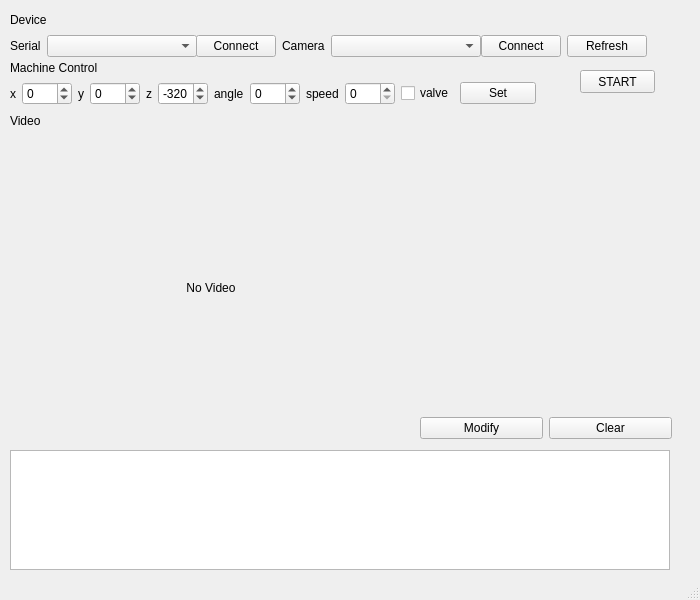
<?xml version="1.0" encoding="UTF-8"?>
<ui version="4.0">
 <class>MainWindow</class>
 <widget class="QMainWindow" name="MainWindow">
  <property name="geometry">
   <rect>
    <x>0</x>
    <y>0</y>
    <width>700</width>
    <height>600</height>
   </rect>
  </property>
  <property name="windowTitle">
   <string>Tetris 2020</string>
  </property>
  <widget class="QWidget" name="centralwidget">
   <widget class="QWidget" name="layoutWidget">
    <property name="geometry">
     <rect>
      <x>10</x>
      <y>10</y>
      <width>637</width>
      <height>47</height>
     </rect>
    </property>
    <layout class="QVBoxLayout" name="verticalLayout">
     <item>
      <widget class="QLabel" name="label">
       <property name="text">
        <string>Device</string>
       </property>
      </widget>
     </item>
     <item>
      <layout class="QHBoxLayout" name="horizontalLayout">
       <item>
        <widget class="QLabel" name="label_2">
         <property name="text">
          <string>Serial</string>
         </property>
        </widget>
       </item>
       <item>
        <widget class="QComboBox" name="CBSerial">
         <property name="enabled">
          <bool>true</bool>
         </property>
         <property name="minimumSize">
          <size>
           <width>150</width>
           <height>0</height>
          </size>
         </property>
        </widget>
       </item>
       <item>
        <widget class="QPushButton" name="PBSerial">
         <property name="text">
          <string>Connect</string>
         </property>
        </widget>
       </item>
       <item>
        <widget class="QLabel" name="label_3">
         <property name="text">
          <string>Camera</string>
         </property>
        </widget>
       </item>
       <item>
        <widget class="QComboBox" name="CBCamera">
         <property name="minimumSize">
          <size>
           <width>150</width>
           <height>0</height>
          </size>
         </property>
        </widget>
       </item>
       <item>
        <widget class="QPushButton" name="PBCamera">
         <property name="text">
          <string>Connect</string>
         </property>
        </widget>
       </item>
       <item>
        <widget class="QPushButton" name="PBRefresh">
         <property name="text">
          <string>Refresh</string>
         </property>
        </widget>
       </item>
      </layout>
     </item>
    </layout>
   </widget>
   <widget class="QWidget" name="layoutWidget">
    <property name="geometry">
     <rect>
      <x>10</x>
      <y>60</y>
      <width>526</width>
      <height>45</height>
     </rect>
    </property>
    <layout class="QVBoxLayout" name="verticalLayout_2">
     <item>
      <widget class="QLabel" name="label_4">
       <property name="text">
        <string>Machine Control</string>
       </property>
      </widget>
     </item>
     <item>
      <layout class="QHBoxLayout" name="horizontalLayout_2">
       <item>
        <widget class="QLabel" name="label_5">
         <property name="text">
          <string>x</string>
         </property>
        </widget>
       </item>
       <item>
        <widget class="QSpinBox" name="SBX">
         <property name="minimumSize">
          <size>
           <width>50</width>
           <height>0</height>
          </size>
         </property>
         <property name="minimum">
          <number>-200</number>
         </property>
         <property name="maximum">
          <number>200</number>
         </property>
        </widget>
       </item>
       <item>
        <widget class="QLabel" name="label_6">
         <property name="text">
          <string>y</string>
         </property>
        </widget>
       </item>
       <item>
        <widget class="QSpinBox" name="SBY">
         <property name="minimumSize">
          <size>
           <width>50</width>
           <height>0</height>
          </size>
         </property>
         <property name="minimum">
          <number>-200</number>
         </property>
         <property name="maximum">
          <number>200</number>
         </property>
        </widget>
       </item>
       <item>
        <widget class="QLabel" name="label_7">
         <property name="text">
          <string>z</string>
         </property>
        </widget>
       </item>
       <item>
        <widget class="QSpinBox" name="SBZ">
         <property name="minimumSize">
          <size>
           <width>50</width>
           <height>0</height>
          </size>
         </property>
         <property name="minimum">
          <number>-460</number>
         </property>
         <property name="maximum">
          <number>-290</number>
         </property>
         <property name="value">
          <number>-320</number>
         </property>
        </widget>
       </item>
       <item>
        <widget class="QLabel" name="label_8">
         <property name="text">
          <string>angle</string>
         </property>
        </widget>
       </item>
       <item>
        <widget class="QSpinBox" name="SBAngle">
         <property name="minimumSize">
          <size>
           <width>50</width>
           <height>0</height>
          </size>
         </property>
         <property name="minimum">
          <number>-200</number>
         </property>
         <property name="maximum">
          <number>200</number>
         </property>
        </widget>
       </item>
       <item>
        <widget class="QLabel" name="label_9">
         <property name="text">
          <string>speed</string>
         </property>
        </widget>
       </item>
       <item>
        <widget class="QSpinBox" name="SBSpeed">
         <property name="minimumSize">
          <size>
           <width>50</width>
           <height>0</height>
          </size>
         </property>
         <property name="maximum">
          <number>9</number>
         </property>
        </widget>
       </item>
       <item>
        <widget class="QCheckBox" name="CBValve">
         <property name="minimumSize">
          <size>
           <width>0</width>
           <height>0</height>
          </size>
         </property>
         <property name="text">
          <string>valve</string>
         </property>
        </widget>
       </item>
       <item>
        <widget class="QPushButton" name="PBSet">
         <property name="text">
          <string>Set</string>
         </property>
        </widget>
       </item>
      </layout>
     </item>
    </layout>
   </widget>
   <widget class="QPushButton" name="PBStart">
    <property name="geometry">
     <rect>
      <x>580</x>
      <y>70</y>
      <width>75</width>
      <height>23</height>
     </rect>
    </property>
    <property name="text">
     <string>START</string>
    </property>
   </widget>
   <widget class="QWidget" name="layoutWidget">
    <property name="geometry">
     <rect>
      <x>10</x>
      <y>110</y>
      <width>402</width>
      <height>328</height>
     </rect>
    </property>
    <layout class="QVBoxLayout" name="verticalLayout_3">
     <item>
      <widget class="QLabel" name="label_10">
       <property name="text">
        <string>Video</string>
       </property>
      </widget>
     </item>
     <item>
      <widget class="QLabel" name="LBVideo">
       <property name="minimumSize">
        <size>
         <width>400</width>
         <height>300</height>
        </size>
       </property>
       <property name="text">
        <string>No Video</string>
       </property>
       <property name="alignment">
        <set>Qt::AlignCenter</set>
       </property>
      </widget>
     </item>
    </layout>
   </widget>
   <widget class="QWidget" name="verticalLayoutWidget">
    <property name="geometry">
     <rect>
      <x>420</x>
      <y>110</y>
      <width>252</width>
      <height>339</height>
     </rect>
    </property>
    <layout class="QVBoxLayout" name="verticalLayout_4">
     <property name="spacing">
      <number>0</number>
     </property>
     <item>
      <widget class="BoardArea" name="WBoard" native="true">
       <property name="minimumSize">
        <size>
         <width>250</width>
         <height>300</height>
        </size>
       </property>
      </widget>
     </item>
     <item>
      <layout class="QHBoxLayout" name="horizontalLayout_3">
       <property name="spacing">
        <number>6</number>
       </property>
       <property name="topMargin">
        <number>0</number>
       </property>
       <property name="bottomMargin">
        <number>10</number>
       </property>
       <item>
        <widget class="QPushButton" name="PBModify">
         <property name="text">
          <string>Modify</string>
         </property>
        </widget>
       </item>
       <item>
        <widget class="QPushButton" name="PBClear">
         <property name="text">
          <string>Clear</string>
         </property>
        </widget>
       </item>
      </layout>
     </item>
    </layout>
   </widget>
   <widget class="QTableView" name="TVList">
    <property name="geometry">
     <rect>
      <x>10</x>
      <y>450</y>
      <width>660</width>
      <height>120</height>
     </rect>
    </property>
   </widget>
  </widget>
  <widget class="QMenuBar" name="menubar">
   <property name="geometry">
    <rect>
     <x>0</x>
     <y>0</y>
     <width>700</width>
     <height>22</height>
    </rect>
   </property>
  </widget>
  <widget class="QStatusBar" name="statusbar"/>
 </widget>
 <customwidgets>
  <customwidget>
   <class>BoardArea</class>
   <extends>QWidget</extends>
   <header>BoardArea.h</header>
   <container>1</container>
  </customwidget>
 </customwidgets>
 <resources/>
 <connections/>
</ui>
